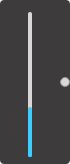
<?xml version="1.0" encoding="UTF-8"?>
<ui version="4.0">
 <class>Volume</class>
 <widget class="QWidget" name="Volume">
  <property name="geometry">
   <rect>
    <x>0</x>
    <y>0</y>
    <width>70</width>
    <height>164</height>
   </rect>
  </property>
  <property name="windowTitle">
   <string>Volume</string>
  </property>
  <layout class="QVBoxLayout" name="verticalLayout">
   <property name="spacing">
    <number>0</number>
   </property>
   <property name="leftMargin">
    <number>0</number>
   </property>
   <property name="topMargin">
    <number>0</number>
   </property>
   <property name="rightMargin">
    <number>0</number>
   </property>
   <property name="bottomMargin">
    <number>0</number>
   </property>
   <item>
    <widget class="QWidget" name="volumeBg" native="true">
     <property name="styleSheet">
      <string notr="true">#volumeBg{
background-color : #3D3B3B;
border-radius : 4px;
}</string>
     </property>
     <layout class="QHBoxLayout" name="horizontalLayout">
      <property name="spacing">
       <number>0</number>
      </property>
      <property name="leftMargin">
       <number>0</number>
      </property>
      <property name="topMargin">
       <number>7</number>
      </property>
      <property name="rightMargin">
       <number>0</number>
      </property>
      <property name="bottomMargin">
       <number>7</number>
      </property>
      <item>
       <widget class="QWidget" name="volumeBox" native="true">
        <property name="minimumSize">
         <size>
          <width>60</width>
          <height>150</height>
         </size>
        </property>
        <property name="styleSheet">
         <string notr="true">QFrame{
border-radius : 2px;
}</string>
        </property>
        <widget class="QFrame" name="inLine">
         <property name="geometry">
          <rect>
           <x>28</x>
           <y>5</y>
           <width>4</width>
           <height>145</height>
          </rect>
         </property>
         <property name="styleSheet">
          <string notr="true">#inLine{
background-color : #D8D8D8;
}</string>
         </property>
         <property name="frameShape">
          <enum>QFrame::Shape::NoFrame</enum>
         </property>
        </widget>
        <widget class="QFrame" name="outLine">
         <property name="geometry">
          <rect>
           <x>28</x>
           <y>100</y>
           <width>4</width>
           <height>50</height>
          </rect>
         </property>
         <property name="styleSheet">
          <string notr="true">#outLine{
background-color : #3ECEFE;
}</string>
         </property>
         <property name="frameShape">
          <enum>QFrame::Shape::NoFrame</enum>
         </property>
        </widget>
       </widget>
      </item>
      <item>
       <widget class="QPushButton" name="volumeBtn">
        <property name="minimumSize">
         <size>
          <width>10</width>
          <height>10</height>
         </size>
        </property>
        <property name="maximumSize">
         <size>
          <width>10</width>
          <height>10</height>
         </size>
        </property>
        <property name="styleSheet">
         <string notr="true">#volumeBtn{
background-color : #D8D8D8;
border: 1px solid #979797;
border-radius : 5px;
}</string>
        </property>
        <property name="text">
         <string/>
        </property>
       </widget>
      </item>
     </layout>
    </widget>
   </item>
  </layout>
 </widget>
 <resources/>
 <connections/>
</ui>
